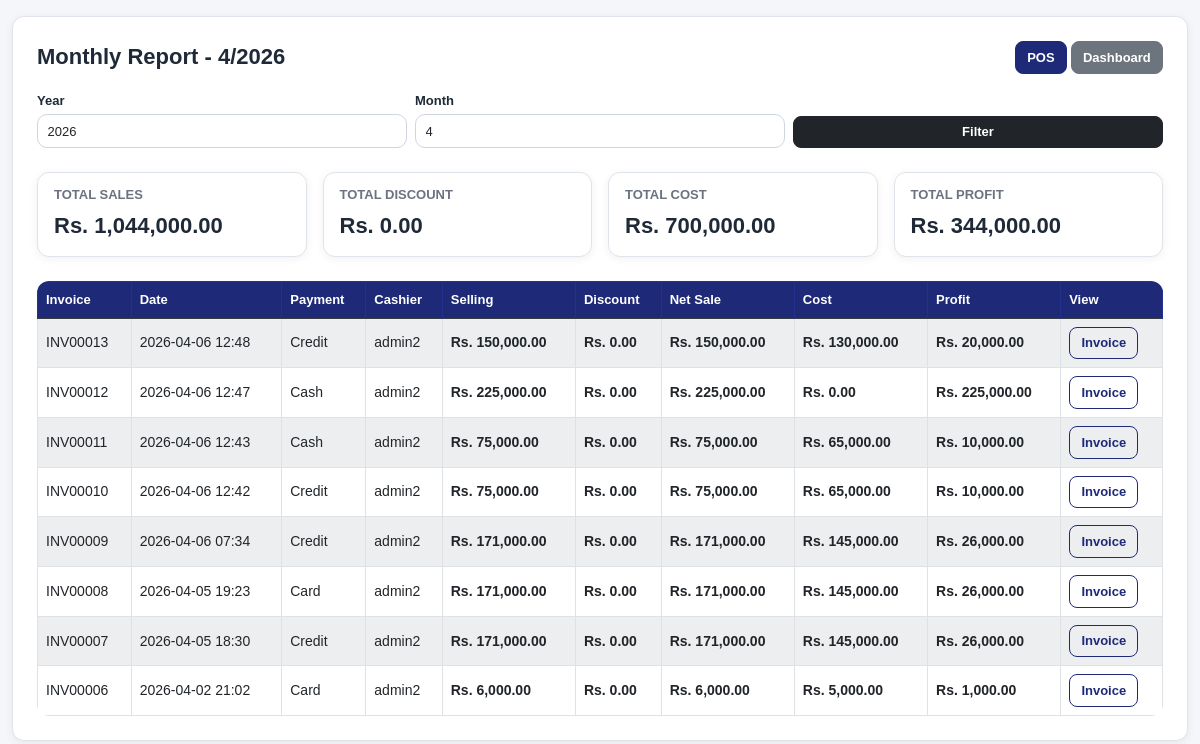
The app's page /reports/monthly/ (signed in), older data.
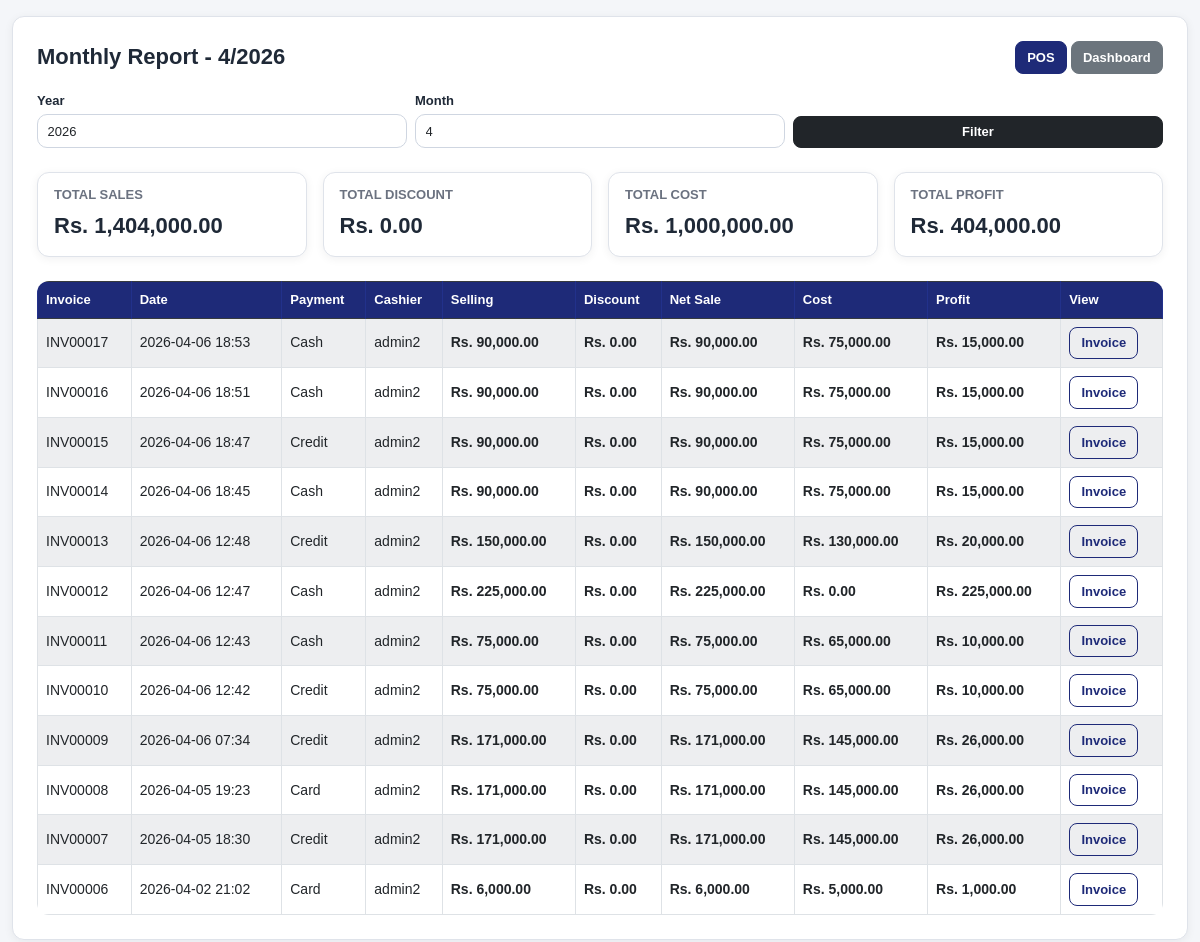
The same page, newer data.
### pos/models.py (models this page shows, shortened)
class Sale(models.Model):
    PAYMENT_METHODS = [
        ("cash", "Cash"),
        ("card", "Card"),
        ("credit", "Credit"),
    ]
    SALE_TYPE_CHOICES = [
        ("retail", "Retail Sale"),
        ("project_issue", "Project Issue"),
    ]
    APPROVAL_STATUS_CHOICES = [
        ("na", "Not Applicable"),
        ("pending", "Pending"),
        ("approved", "Approved"),
        ("rejected", "Rejected"),
    ]
    invoice_no = models.CharField(max_length=50, unique=True)
    total = models.DecimalField(max_digits=12, decimal_places=2, default=0)
    discount = models.DecimalField(max_digits=12, decimal_places=2, default=0)
    grand_total = models.DecimalField(max_digits=12, decimal_places=2, default=0)
    sale_type = models.CharField(max_length=20, choices=SALE_TYPE_CHOICES, default="retail")
    project = models.ForeignKey(
        "Project",
        on_delete=models.SET_NULL,
        null=True,
        blank=True,
        related_name="pos_sales"
    )
    approval_status = models.CharField(max_length=20, choices=APPROVAL_STATUS_CHOICES, default="na")
    approved_by = models.ForeignKey(
        User,
        on_delete=models.SET_NULL,
        null=True,
        blank=True,
        related_name="approved_sales"
    )
    approved_at = models.DateTimeField(null=True, blank=True)
    is_posted_to_project_expense = models.BooleanField(default=False)
    approval_note = models.TextField(blank=True, null=True)
    payment_method = models.CharField(max_length=20, choices=PAYMENT_METHODS, default="cash")
    received_amount = models.DecimalField(max_digits=12, decimal_places=2, null=True, blank=True)
    balance = models.DecimalField(max_digits=12, decimal_places=2, null=True, blank=True)
    card_last4 = models.CharField(max_length=4, blank=True, null=True)
    cheque_number = models.CharField(max_length=50, blank=True, null=True)
    customer_name = models.CharField(max_length=150, blank=True, null=True)
    customer_phone = models.CharField(max_length=20, blank=True, null=True)
    created_by = models.ForeignKey(User, on_delete=models.SET_NULL, null=True, blank=True)
    created_at = models.DateTimeField(auto_now_add=True)
    class Meta:
        ordering = ["-created_at"]

### pos/views.py (the view)
# urls.py: path('reports/monthly/', views.monthly_report, name='monthly_report'),
@login_required
def monthly_report(request):
    today = timezone.localdate()
    try:
        year = int(request.GET.get("year", today.year))
    except (TypeError, ValueError):
        year = today.year
    try:
        month = int(request.GET.get("month", today.month))
    except (TypeError, ValueError):
        month = today.month
    sales = Sale.objects.filter(
        created_at__year=year,
        created_at__month=month
    ).prefetch_related("sale_items__item").order_by("-created_at")
    total_sales = Decimal("0")
    total_discount = Decimal("0")
    total_cost = Decimal("0")
    total_profit = Decimal("0")
    for sale in sales:
        sale_cost = Decimal("0")
        for row in sale.sale_items.all():
            item_cost = Decimal(str(row.item.cost_price or 0))
            qty = Decimal(str(row.qty or 0))
            sale_cost += item_cost * qty
        sale.sale_cost = sale_cost
        sale.sale_profit = Decimal(str(sale.grand_total or 0)) - sale_cost
        total_sales += Decimal(str(sale.grand_total or 0))
        total_discount += Decimal(str(sale.discount or 0))
        total_cost += sale_cost
        total_profit += sale.sale_profit
    summary = {
        "total_sales": total_sales,
        "total_discount": total_discount,
        "total_cost": total_cost,
        "total_profit": total_profit,
    }
    return render(request, "pos/monthly_report.html", {
        "sales": sales,
        "year": year,
        "month": month,
        "summary": summary,
    })

### pos/templatetags/currency_filters.py (called while the page is built)
@register.filter
def money(value):
    try:
        if value in (None, ""):
            value = Decimal("0")
        value = Decimal(str(value))
        return f"{value:,.2f}"
    except (InvalidOperation, ValueError, TypeError):
        return "0.00"

### pos/templates/pos/monthly_report.html (shortened to what this page needs)
{% extends "base.html" %}
{% load currency_filters %}
{% block content %}
<div class="card p-3 p-md-4">
    <div class="app-card-header">
        <h4 class="app-page-title">Monthly Report - {{ month }}/{{ year }}</h4>
        <div>
            <a href="{% url 'pos' %}" class="btn btn-primary btn-sm">POS</a>
            <a href="{% url 'dashboard' %}" class="btn btn-secondary btn-sm">Dashboard</a>
        </div>
    </div>
    <form method="get" class="row g-2 mb-4">
        <div class="col-md-4">
            <label class="form-label">Year</label>
            <input type="number" name="year" value="{{ year }}" class="form-control form-control-sm" placeholder="Year">
        </div>
        <div class="col-md-4">
            <label class="form-label">Month</label>
            <input type="number" name="month" value="{{ month }}" class="form-control form-control-sm" placeholder="Month">
        </div>
        <div class="col-md-4 d-flex align-items-end">
            <button class="btn btn-dark btn-sm w-100">Filter</button>
        </div>
    </form>
    <div class="row g-3 mb-4">
        <div class="col-md-3">
            <div class="summary-box">
                <h6>Total Sales</h6>
                <p class="summary-value">Rs. {{ summary.total_sales|money }}</p>
            </div>
        </div>
        <div class="col-md-3">
            <div class="summary-box">
                <h6>Total Discount</h6>
                <p class="summary-value">Rs. {{ summary.total_discount|money }}</p>
            </div>
        </div>
        <div class="col-md-3">
            <div class="summary-box">
                <h6>Total Cost</h6>
                <p class="summary-value">Rs. {{ summary.total_cost|money }}</p>
            </div>
        </div>
        <div class="col-md-3">
            <div class="summary-box">
                <h6>Total Profit</h6>
                <p class="summary-value">Rs. {{ summary.total_profit|money }}</p>
            </div>
        </div>
    </div>
    <div class="table-responsive">
        <table class="table table-bordered table-striped bg-white align-middle">
            <thead class="table-dark">
                <tr>
                    <th>Invoice</th>
                    <th>Date</th>
                    <th>Payment</th>
                    <th>Cashier</th>
                    <th>Selling</th>
                    <th>Discount</th>
                    <th>Net Sale</th>
                    <th>Cost</th>
                    <th>Profit</th>
                    <th>View</th>
                </tr>
            </thead>
            <tbody>
                {% for sale in sales %}
                <tr>
                    <td>{{ sale.invoice_no }}</td>
                    <td>{{ sale.created_at|date:"Y-m-d H:i" }}</td>
                    <td>{{ sale.get_payment_method_display }}</td>
                    <td>{% if sale.created_by %}{{ sale.created_by.username }}{% else %}-{% endif %}</td>
                    <td class="text-money">Rs. {{ sale.total|money }}</td>
                    <td class="text-money">Rs. {{ sale.discount|money }}</td>
                    <td class="text-money">Rs. {{ sale.grand_total|money }}</td>
                    <td class="text-money">Rs. {{ sale.sale_cost|money }}</td>
                    <td class="text-money">Rs. {{ sale.sale_profit|money }}</td>
                    <td>
                        <a href="{% url 'invoice_page' sale.id %}" class="btn btn-sm btn-outline-primary">Invoice</a>
                    </td>
                </tr>
                {% empty %}
                <tr>
                    <td colspan="10" class="text-center">No sales found</td>
                </tr>
                {% endfor %}
            </tbody>
        </table>
    </div>
</div>
{% endblock %}

Row changes from the older to the newer data that the page shows:
added Sale: invoice_no "INV00017", created_at "2026-04-06 18:53", payment_method "Cash", created_by.username "admin2", total "90,000.00", discount "0.00", grand_total "90,000.00", sale_cost "75,000.00", sale_profit "15,000.00"
added Sale: invoice_no "INV00016", created_at "2026-04-06 18:51", payment_method "Cash", created_by.username "admin2", total "90,000.00", discount "0.00", grand_total "90,000.00", sale_cost "75,000.00", sale_profit "15,000.00"
added Sale: invoice_no "INV00015", created_at "2026-04-06 18:47", payment_method "Credit", created_by.username "admin2", total "90,000.00", discount "0.00", grand_total "90,000.00", sale_cost "75,000.00", sale_profit "15,000.00"
added Sale: invoice_no "INV00014", created_at "2026-04-06 18:45", payment_method "Cash", created_by.username "admin2", total "90,000.00", discount "0.00", grand_total "90,000.00", sale_cost "75,000.00", sale_profit "15,000.00"
Text that changed along with them:
{{ summary.total_sales|money }}: "1,044,000.00" → "1,404,000.00"
{{ summary.total_cost|money }}: "700,000.00" → "1,000,000.00"
{{ summary.total_profit|money }}: "344,000.00" → "404,000.00"
